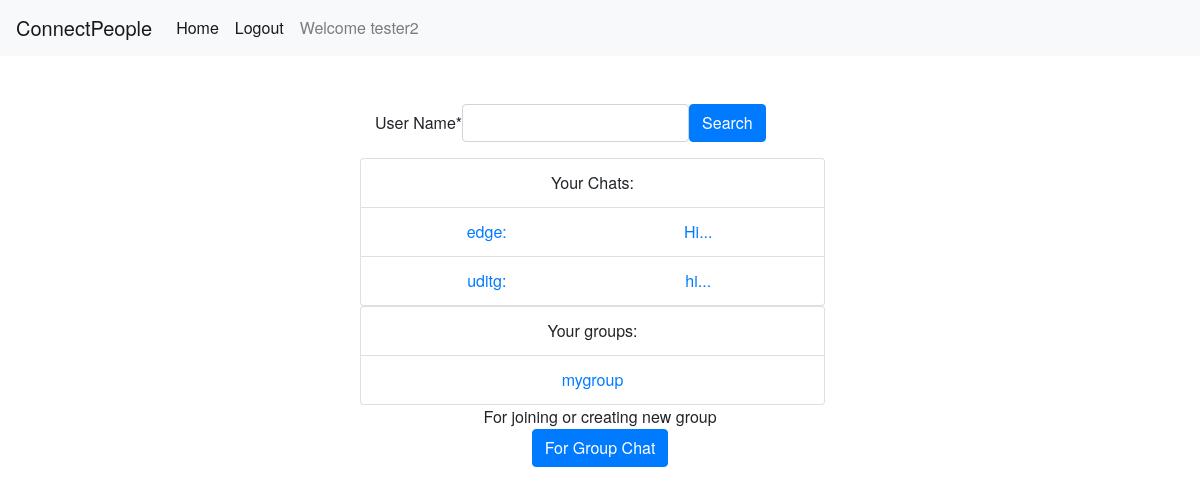
The page /chatapp/ (signed in) on the database as committed earlier.
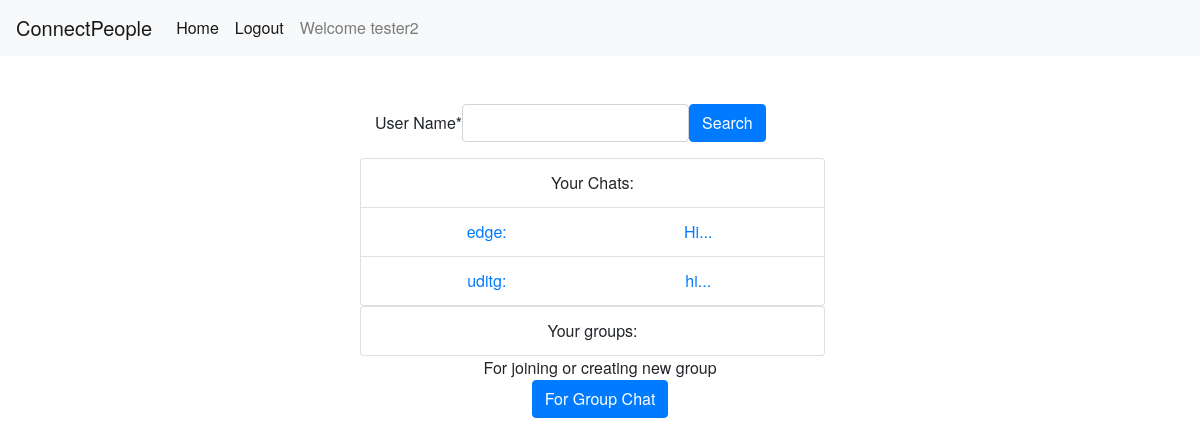
The same page on the database as committed later.
### chatapp/models.py (models this page shows, shortened)
class Chat(models.Model):
    latest_message = models.ForeignKey(Message, related_name='latest_message', on_delete=models.CASCADE)
    member_one = models.ForeignKey(User, related_name='member_one', on_delete=models.CASCADE)
    member_two = models.ForeignKey(User, related_name='member_two', on_delete=models.CASCADE)

class Message(models.Model):
    msg_text = models.CharField(max_length=200, blank=False)
    send_time = models.DateTimeField(default=datetime.now)
    sender = models.ForeignKey(User, related_name='sender_user', on_delete=models.CASCADE)
    reciever = models.ForeignKey(User, related_name='reciever_user', on_delete=models.CASCADE)
    def __str__(self):
        return self.msg_text[:10]

### groupchatapp/models.py (models this page shows, shortened)
class Group(models.Model):
    group_name = models.CharField(max_length=20, unique=True)
    members = models.ManyToManyField(User, related_name='group_members')
    group_code = models.CharField(max_length=100)
    max_group_size = models.IntegerField(default=5)
    admin = models.CharField(default='uditg', max_length=50)

### chatapp/views.py (the view, shortened to what this page needs)
# urls.py: path('', views.HomeView.as_view(), name='home'),
@method_decorator(login_required, name='dispatch')
class HomeView(View):
    def get(self, request):
        form = UserSearchForm()
        user_groups = request.user.group_members.all()
        user_chats = Chat.objects.filter(Q(member_one=request.user) | Q(member_two=request.user))
        return render(request, 'chatapp/home.html',
                      {'form': form, 'user_groups': user_groups, 'user_chats': user_chats})

### chatapp/forms.py
class UserSearchForm(forms.Form):
    username = forms.CharField(label="User Name", max_length=50)

### chatapp/templatetags/chats_extra.py (called while the page is built)
@register.simple_tag()
def other_member(user_chat, user):
    if user_chat.member_one == user:
        return user_chat.member_two.username
    else:
        return user_chat.member_one.username

### chatapp/templates/chatapp/home.html (shortened to what this page needs)
{%extends 'chatapp/base.html'%}
{%load crispy_forms_tags %}
{%load chats_extra %}
{%block content%}
<div class="container" id="form_container">
    <div class="row">
        <div class="col-sm-3 "></div>
        <div class="col-sm">
            <form method="post" action="{% url 'chatapp:home' %}" class="d-flex-row form-inline">
                {{form|crispy}}
                <input type="submit" class="btn btn-primary" value="Search">
            </form>
        </div>
    </div>
    <div class="row">
        <div class="col-sm-3"></div>
        <div class="col-sm list-group">
            <div class="list-group-item text-center">
                Your Chats:
            </div>
            {%for user_chat in user_chats%}
                <div class="list-group-item text-center">
                    <a href="{%url 'chatapp:user_chat_redirecter' user.id user_chat.id %}">
                        <div class="container">
                            <div class="row">
                                <div class="col">{%other_member user_chat user%}:</div>
                                <div class="col">{{user_chat.latest_message}}...</div>
                            </div>
                        </div>
                    </a>
                </div>
            {%endfor%}
        </div>
        <div class="col-sm-3"></div>
    </div>
    <div class="row">
        <div class="col-sm-3"></div>
        <div class="col-sm list-group">
            <div class="list-group-item text-center">
                Your groups:
            </div>
            {%for user_group in user_groups%}
                <div class="list-group-item text-center">
                    <a href="{%url 'groupchatapp:group_chat_messages' user_group.group_name user.id%}">
                        {{user_group.group_name}}
                    </a>
                </div>
            {%endfor%}
        </div>
        <div class="col-sm-3"></div>
    </div>
    <div class="row">
        <div class="col-sm"></div>
        <div class="col-sm-8 text-center">For joining or creating new group</div>
        <div class="col-sm"></div>
    </div>
    <div class="row">
        <div class="col-sm"></div>
        <div class="col-sm-8">
            <form method="get" action="{%url 'groupchatapp:group_chat'%}" class="form-inline justify-content-center">
                <button type="submit" class="btn btn-primary text-center">For Group Chat</button>
            </form>
        </div>
        <div class="col-sm"></div>
    </div>
</div>
{%endblock content%}

Rows that differ between the two databases and show on the page:
removed Group: group_name "mygroup"
